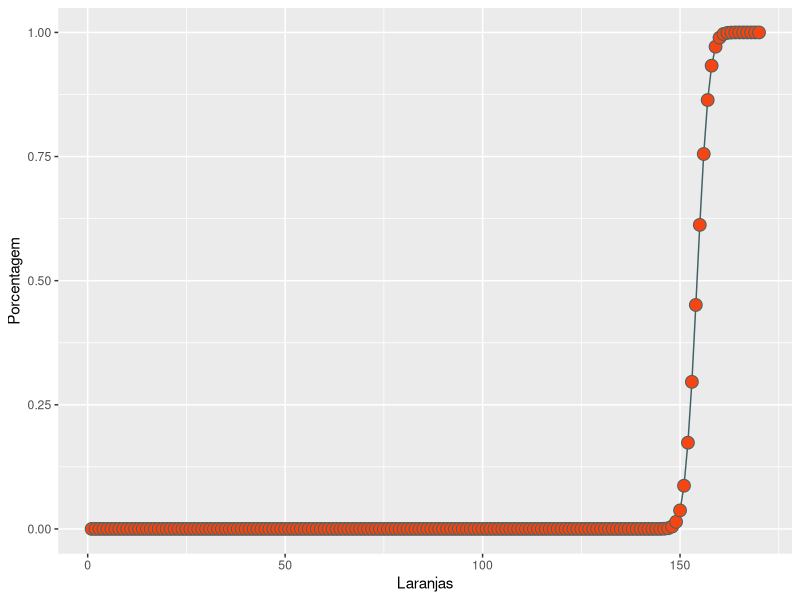

The R script that drew this image:
#carregamento bibliotecas
require(data.table)
require(ggplot2)

liters = 13; #quantidade de litros que gostaria de produzir
#juice = c(66,85,76,72,109); #suco produzido em ml por cada laranja da amostragem 
juice = c(66,85,76,72,109,63,77,79,84,91,102,90,121,84,70,91,50,103,88)

trials = 100000; #quantidade da simulações
squeezes = 170; #quantidade de espremidas
count = 1; #contador para o loop

dt <- data.table(NULL); # inicializando o data table e vetores
squeeze_x <- NULL;
next_squeeze <- NULL;

#semana 1
next_squeeze = sample(juice,trials,replace=T);
dt <- cbind(dt, next_squeeze); # adicionando a simulação como nova coluna na tabela
names(dt)[count] <- paste("squeeze",count,sep="_"); # definição do nome da coluna

#simulação
while (count < squeezes)
{
  count = count + 1;
  squeeze_x = sample(juice,trials,replace=T); #nova simulação
  next_squeeze = next_squeeze + squeeze_x; #soma os valores
  dt <- cbind(dt, next_squeeze); #adicionando a simulação como nova coluna na tabela
  names(dt)[count] <- paste("squeeze",count,sep="_"); #definição do nome da coluna
}
dt <- dt/1000; #conversão para litros

dt_output <- data.table(NULL); #inicializando o data table do resultado
count = 0; #contador para o loop

#marcação dos resultados
while (count < squeezes)
{
  count = count + 1;
  column_name = paste("squeeze",count,sep="_"); #nome da coluna
  count_next_squeeze = sum(dt[,column_name,with=F] > liters); #conto quantas vezes a quantidade de suco produzida foi maior que a desejada
  dt_output <- cbind(dt_output, count_next_squeeze); #adicionando o resultado como nova coluna na tabela
  names(dt_output)[count] <- paste("squeeze",count,sep="_"); #definição do nome da coluna
}

dt_output <- dt_output/trials; #conversão do valor para porcentagem
dt_output <- as.numeric(dt_output); #conversão para exibição do gráfico

#exibição do resultado
Laranjas <- 1:170
Porcentagem <- dt_output[1:170]
df <- data.frame(Laranjas,Porcentagem)

ggplot(df, aes(x=Laranjas, y=Porcentagem)) +
  geom_line( color="#416263") +
    geom_point(shape=21, color="#416263", fill="#F44615", size=4)

dt_output[155:165]